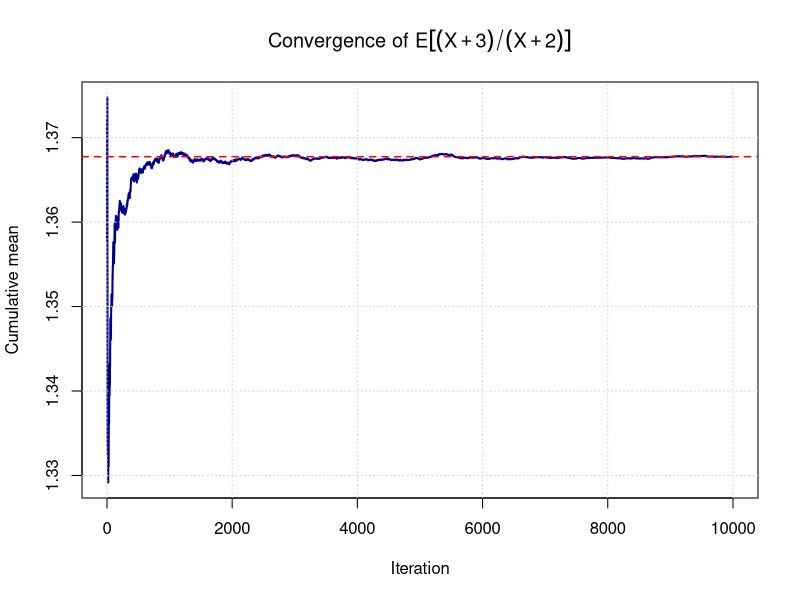
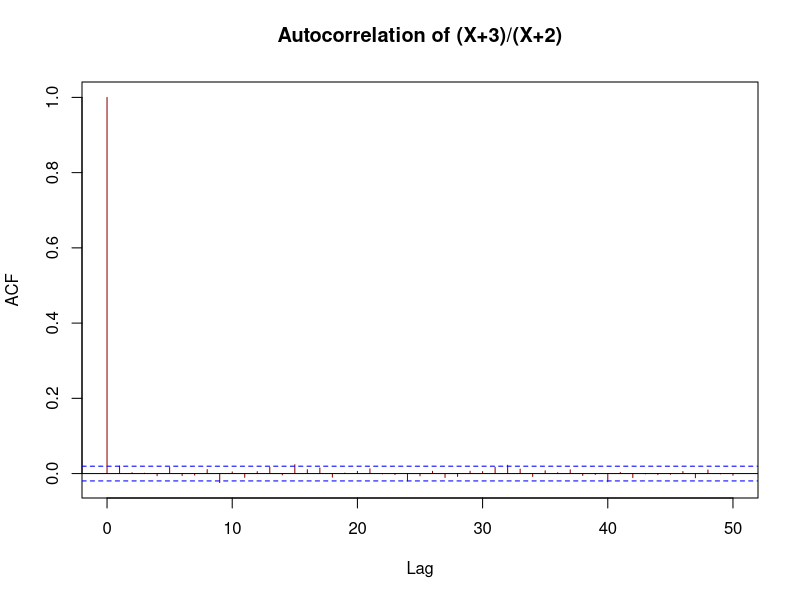

The R script that drew these images, in order:
# Data Augmentation for f(x) ∝ x^3 * exp(-5x) / (x+3)^2

# Gibbs sampler with latent variable w
set.seed(2025)

# MCMC parameters
M <- 10000
burnin <- 1000
total_iter <- M + burnin

# Initialize chains
x_samples <- rep(NA, total_iter)
w_samples <- rep(NA, total_iter)
x_samples[1] <- 1  
w_samples[1] <- 1

# Gibbs Sampler
for (i in 2:total_iter) {
  # Sample w | x : Exponential(x + 3)
  w_samples[i] <- rexp(1, rate = x_samples[i-1] + 3)
  
  # Sample x | w : Gamma(shape = 4, rate = 5 + w)
  x_samples[i] <- rgamma(1, shape = 4, rate = 5 + w_samples[i])
}

# Discard burn-in
x_post <- x_samples[(burnin+1):total_iter]
w_post <- w_samples[(burnin+1):total_iter]

# Estimate E[(X+3)/(X+2)]
quantity <- (x_post + 3) / (x_post + 2)
estimated_mean <- mean(quantity)


cat("Estimated E[(X+3)/(X+2)] =", round(estimated_mean, 4), "\n")

par(mfrow = c(1, 1))

# Plot convergence of cumulative mean
cumulative_mean <- cumsum(quantity) / (1:M)
plot(1:M, cumulative_mean, type = "l", lwd = 2,
     xlab = "Iteration", ylab = "Cumulative mean",
     main = expression("Convergence of E" * group("[", (X+3)/(X+2), "]")),
     col = "darkblue")
abline(h = estimated_mean, col = "red", lty = 2, lwd = 1.5)
grid()

# Plot autocorrelation
acf(quantity, main = "Autocorrelation of (X+3)/(X+2)", 
    lag.max = 50, col = "darkred")
